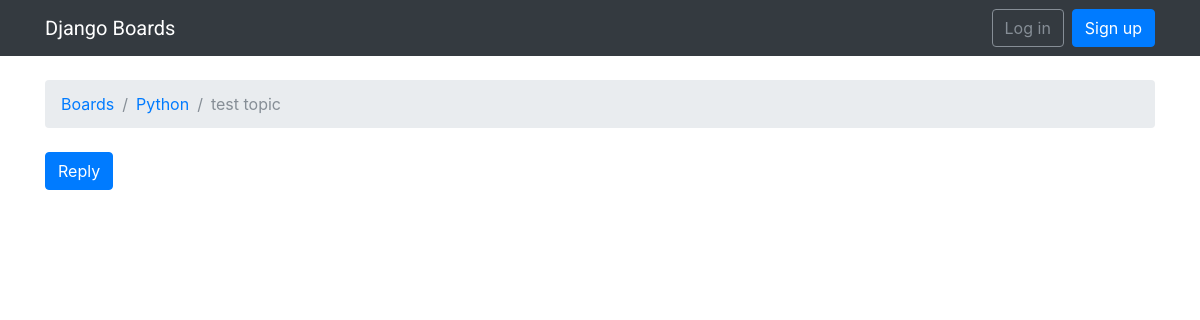
The page /boards/2/topics/9/ on the database as committed earlier.
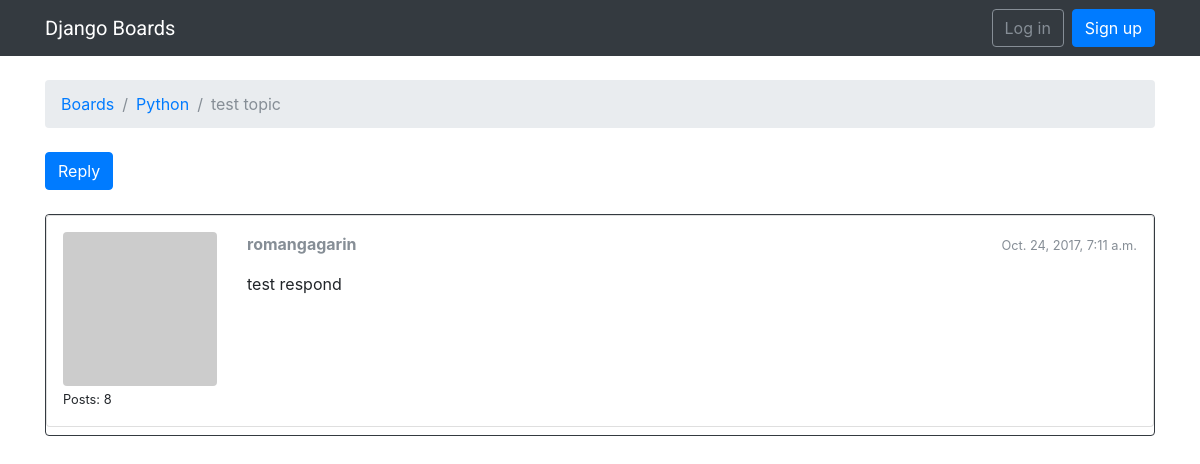
The same page on the database as committed later.
### boards/models.py (models this page shows, shortened)
class Topic(models.Model):
    subject = models.CharField(max_length=255)
    last_updated = models.DateTimeField(auto_now_add=True)
    board = models.ForeignKey(Board, related_name='topics')
    starter = models.ForeignKey(User, related_name='topics')
    views = models.PositiveIntegerField(default=0)

class Board(models.Model):
    name = models.CharField(max_length=30, unique=True)
    description = models.CharField(max_length=100)

class Post(models.Model):
    message = models.TextField(max_length=4000)
    topic = models.ForeignKey(Topic, related_name='posts')
    created_at = models.DateTimeField(auto_now_add=True)
    updated_at = models.DateTimeField(null=True)
    created_by = models.ForeignKey(User, related_name='posts')
    updated_by = models.ForeignKey(User, null=True, related_name='+')
    def get_message_as_markdown(self):
        return mark_safe(markdown(self.message, safe_mode='escape'))

### boards/views.py (the view)
# urls.py: url(r'^boards/(?P<pk>\d+)/topics/(?P<topic_pk>\d+)/$', views.PostListView.as_view(), name='topic_posts'),
class PostListView(ListView):
    model = Post
    context_object_name = 'posts'
    template_name = 'topic_posts.html'
    paginate_by = 20
    def get_context_data(self, **kwargs):
        session_key = 'viewed_topic_{}'.format(self.topic.pk)
        if not self.request.session.get(session_key, False):
            self.topic.views += 1
            self.topic.save()
            self.request.session[session_key] = True
        kwargs['topic'] = self.topic
        return super().get_context_data(**kwargs)
    def get_queryset(self):
        self.topic = get_object_or_404(Topic, board__pk=self.kwargs.get('pk'), pk=self.kwargs.get('topic_pk'))
        queryset = self.topic.posts.order_by('created_at')
        return queryset

### boards/templatetags/gravatar.py (called while the page is built)
@register.filter
def gravatar(user):
    email = user.email.lower().encode('utf-8')
    default = 'mm'
    size = 256
    url = 'https://www.gravatar.com/avatar/{md5}?{params}'.format(
        md5=hashlib.md5(email).hexdigest(),
        params=urlencode({'d': default, 's': str(size)})
    )
    return url

### templates/topic_posts.html (shortened to what this page needs)
{% extends 'base.html' %}
{% load static %}
{% load gravatar %}
{% block breadcrumb %}
  <li class="breadcrumb-item"><a href="{% url 'home' %}">Boards</a></li>
  <li class="breadcrumb-item"><a href="{% url 'board_topics' topic.board.pk %}">{{ topic.board.name }}</a></li>
  <li class="breadcrumb-item active">{{ topic.subject }}</li>
{% endblock %}
{% block content %}
  <div class="mb-4">
    <a href="{% url 'reply_topic' topic.board.pk topic.pk %}" class="btn btn-primary" role="button">Reply</a>
  </div>
  {% for post in posts %}
    <div id="{{ post.pk }}" class="card {% if forloop.last %}mb-4{% else %}mb-2{% endif %} {% if forloop.first %}border-dark{% endif %}">
      <div class="card mb-2">
        <div class="card-body p-3">
        <div class="row">
          <div class="col-2">
              <img src="{{ post.created_by|gravatar }}" alt="{{ post.created_by.username }}" class="w-100 rounded">
            <small>Posts: {{ post.created_by.posts.count }}</small>
          </div>
          <div class="col-10">
            <div class="row mb-3">
              <div class="col-6">
                <strong class="text-muted">{{ post.created_by.username }}</strong>
              </div>
              <div class="col-6 text-right">
                <small class="text-muted">{{ post.created_at }}</small>
              </div>
            </div>
            {{ post.get_message_as_markdown }}
          </div>
        </div>
      </div>
    </div>
   </div>
  {% endfor %}
{% endblock %}

### templates/base.html (shortened to what this page needs)
<!DOCTYPE html>
{% load static %}
<html>
  <head>
    <link rel="stylesheet" href="{% static 'css/bootstrap.min.css' %}">
    <link rel="stylesheet" href="{% static 'css/app.css' %}">
  </head>
  <body>
    {% block body %}
    <nav class="navbar navbar-expand-sm navbar-dark bg-dark">
  <div class="container">
    <a class="navbar-brand" href="{% url 'home' %}">Django Boards</a>
    <div class="collapse navbar-collapse" id="mainMenu">
       {% if user.is_authenticated %}
      <ul class="navbar-nav ml-auto">
        <li class="nav-item dropdown">
          <a class="nav-link dropdown-toggle" href="#" id="userMenu" data-toggle="dropdown" aria-haspopup="true"
             aria-expanded="false">
            {{ user.username }}
          </a>
          <div class="dropdown-menu dropdown-menu-right" aria-labelledby="userMenu">
            <a class="dropdown-item" href="#">My account</a>
            <a class="dropdown-item" href="{% url 'password_reset' %}">Change password</a>
            <div class="dropdown-divider"></div>
            <a class="dropdown-item" href="{% url 'logout' %}">Log out</a>
          </div>
        </li>
      </ul>
         {% else %}
        <form class="form-inline ml-auto">
          <a href="{% url 'login' %}" class="btn btn-outline-secondary">Log in</a>
          <a href="{% url 'signup' %}" class="btn btn-primary ml-2">Sign up</a>
        </form>
      {% endif %}
    </div>
  </div>
</nav>
    <div class="container">
      <ol class="breadcrumb my-4">
        {% block breadcrumb %}
        {% endblock %}
      </ol>
      {% block content %}
      {% endblock %}
    </div>
    {% endblock body %}
  </body>
</html>

### static/css/app.css (style rules this page uses)
.navbar-brand { font-family: 'Roboto', sans-serif; }

Rows that differ between the two databases and show on the page:
added Post: created_by.posts.count "8", created_by.username "romangagarin", created_at "Oct. 24, 2017, 7:11 a.m.", get_message_as_markdown "test respond"
